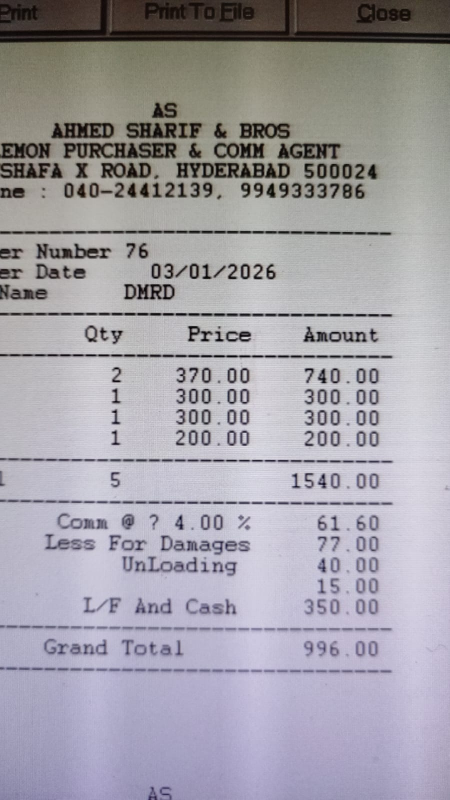
#> input picture backend/ml_dataset/images/006ec791-87fb-4998-93d3-ff7630453cdd.jpeg, 899 x 1599 px (shown at 1/2 size)
$ python -i ocr_utils.py   (imports and definitions only)
#> lines starting #> are read from the running program, lines starting #| are printed output that depends on the picture
from PIL import Image, ImageOps, ImageFilter
import pytesseract

# If tesseract binary not in PATH, uncomment and set this path:
pytesseract.pytesseract.tesseract_cmd = r"C:\Program Files\Tesseract-OCR\tesseract.exe"

def preprocess_image(path, mode='default'):
#> called with mode = 'default'
    img = Image.open(path)
#> img is the input picture: PIL image 899x1599 RGB; mean R, G, B 162.8, 159.8, 167.4
    if mode == 'contrast':
        img = ImageOps.grayscale(img)
        img = ImageOps.autocontrast(img)
    elif mode == 'threshold':
        img = ImageOps.grayscale(img)
        img = img.point(lambda x: 0 if x < 128 else 255, '1')
    elif mode == 'resize':
        img = img.resize((img.width * 2, img.height * 2))
    else:
        img = ImageOps.grayscale(img)
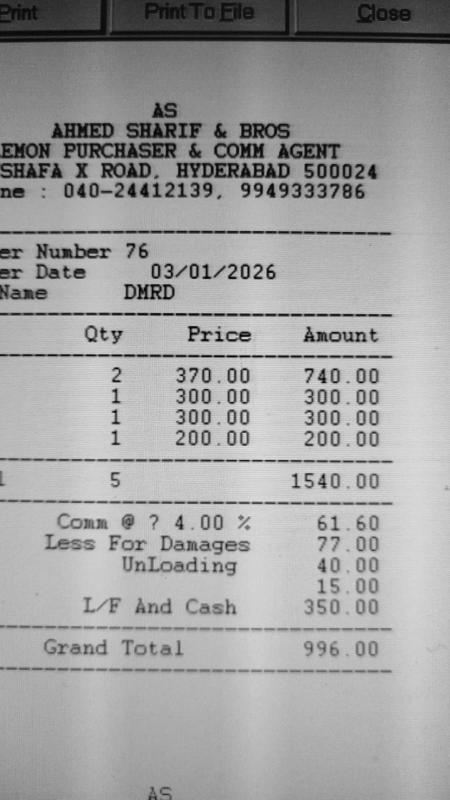
#> img: PIL image 899x1599 L (shown at 1/2 size); min 0, max 243, mean 161.6
        img = img.filter(ImageFilter.MedianFilter(size=3))
    return img

def extract_text(path, mode='default'):
    try:
        img = preprocess_image(path, mode)
        text = pytesseract.image_to_string(img, lang='eng')
        return text or ''
    except Exception as e:
        return f'[OCR ERROR] {e}'

>>> result = preprocess_image('ml_dataset/images/006ec791-87fb-4998-93d3-ff7630453cdd.jpeg')
